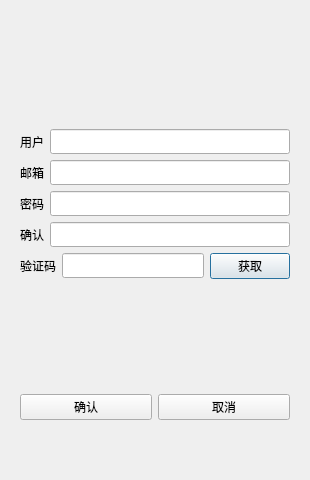
<?xml version="1.0" encoding="UTF-8"?>
<ui version="4.0">
 <class>registerDialog</class>
 <widget class="QDialog" name="registerDialog">
  <property name="geometry">
   <rect>
    <x>0</x>
    <y>0</y>
    <width>310</width>
    <height>480</height>
   </rect>
  </property>
  <property name="windowTitle">
   <string>Dialog</string>
  </property>
  <layout class="QVBoxLayout" name="verticalLayout_3">
   <item>
    <layout class="QVBoxLayout" name="verticalLayout_2">
     <item>
      <widget class="QStackedWidget" name="stackedWidget">
       <property name="currentIndex">
        <number>0</number>
       </property>
       <widget class="QWidget" name="page">
        <layout class="QVBoxLayout" name="verticalLayout_4">
         <item>
          <spacer name="verticalSpacer_3">
           <property name="orientation">
            <enum>Qt::Vertical</enum>
           </property>
           <property name="sizeHint" stdset="0">
            <size>
             <width>20</width>
             <height>40</height>
            </size>
           </property>
          </spacer>
         </item>
         <item>
          <layout class="QHBoxLayout" name="horizontalLayout_2">
           <item>
            <widget class="QLabel" name="userLabel">
             <property name="text">
              <string>用户</string>
             </property>
            </widget>
           </item>
           <item>
            <widget class="QLineEdit" name="userEdit">
             <property name="minimumSize">
              <size>
               <width>0</width>
               <height>25</height>
              </size>
             </property>
            </widget>
           </item>
          </layout>
         </item>
         <item>
          <layout class="QHBoxLayout" name="horizontalLayout_3">
           <item>
            <widget class="QLabel" name="emailLabel">
             <property name="text">
              <string>邮箱</string>
             </property>
            </widget>
           </item>
           <item>
            <widget class="QLineEdit" name="emailEdit">
             <property name="minimumSize">
              <size>
               <width>0</width>
               <height>25</height>
              </size>
             </property>
            </widget>
           </item>
          </layout>
         </item>
         <item>
          <layout class="QHBoxLayout" name="horizontalLayout_4">
           <item>
            <widget class="QLabel" name="pwdLabel">
             <property name="text">
              <string>密码</string>
             </property>
            </widget>
           </item>
           <item>
            <widget class="QLineEdit" name="pwdEdit">
             <property name="minimumSize">
              <size>
               <width>0</width>
               <height>25</height>
              </size>
             </property>
            </widget>
           </item>
          </layout>
         </item>
         <item>
          <layout class="QHBoxLayout" name="horizontalLayout_5">
           <item>
            <widget class="QLabel" name="confirmLabel">
             <property name="text">
              <string>确认</string>
             </property>
            </widget>
           </item>
           <item>
            <widget class="QLineEdit" name="confirmEdit">
             <property name="minimumSize">
              <size>
               <width>0</width>
               <height>25</height>
              </size>
             </property>
            </widget>
           </item>
          </layout>
         </item>
         <item>
          <layout class="QHBoxLayout" name="horizontalLayout_6">
           <item>
            <widget class="QLabel" name="validCodeLabel">
             <property name="text">
              <string>验证码</string>
             </property>
            </widget>
           </item>
           <item>
            <widget class="QLineEdit" name="validCodeEdit">
             <property name="minimumSize">
              <size>
               <width>0</width>
               <height>25</height>
              </size>
             </property>
            </widget>
           </item>
           <item>
            <widget class="QPushButton" name="getValidCodeBtn">
             <property name="minimumSize">
              <size>
               <width>0</width>
               <height>25</height>
              </size>
             </property>
             <property name="text">
              <string>获取</string>
             </property>
            </widget>
           </item>
          </layout>
         </item>
         <item>
          <spacer name="verticalSpacer_2">
           <property name="orientation">
            <enum>Qt::Vertical</enum>
           </property>
           <property name="sizeType">
            <enum>QSizePolicy::MinimumExpanding</enum>
           </property>
           <property name="sizeHint" stdset="0">
            <size>
             <width>20</width>
             <height>40</height>
            </size>
           </property>
          </spacer>
         </item>
         <item>
          <layout class="QHBoxLayout" name="horizontalLayout_9">
           <item>
            <widget class="QPushButton" name="cancelBtn">
             <property name="minimumSize">
              <size>
               <width>0</width>
               <height>25</height>
              </size>
             </property>
             <property name="text">
              <string>确认</string>
             </property>
            </widget>
           </item>
           <item>
            <widget class="QPushButton" name="pushButton_2">
             <property name="minimumSize">
              <size>
               <width>0</width>
               <height>25</height>
              </size>
             </property>
             <property name="text">
              <string>取消</string>
             </property>
            </widget>
           </item>
          </layout>
         </item>
         <item>
          <spacer name="verticalSpacer">
           <property name="orientation">
            <enum>Qt::Vertical</enum>
           </property>
           <property name="sizeType">
            <enum>QSizePolicy::Minimum</enum>
           </property>
           <property name="sizeHint" stdset="0">
            <size>
             <width>20</width>
             <height>40</height>
            </size>
           </property>
          </spacer>
         </item>
        </layout>
       </widget>
       <widget class="QWidget" name="page_2"/>
      </widget>
     </item>
    </layout>
   </item>
  </layout>
 </widget>
 <resources>
  <include location="../rcs/rcs.qrc"/>
 </resources>
 <connections/>
</ui>
